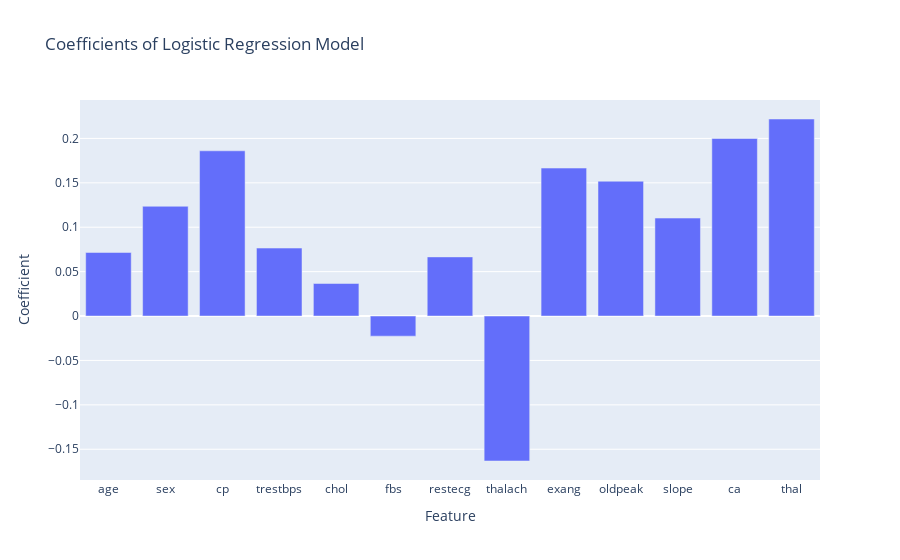

The notebook cell this image was saved under:
### Code cell
OR_df = pd.DataFrame(list(OR.items()), columns=['Feature', 'Coefficient'])

# Create a bar plot of the coefficients
fig = px.bar(OR_df, x='Feature', y='Coefficient', title='Coefficients of Logistic Regression Model')
fig.show()

### Figure 1 — Plotly figure (JSON) as saved in the notebook; plotly's stock layout.template omitted (floating-point values rounded to 4 significant figures)
{"data": [{"alignmentgroup": "True", "hovertemplate": "Feature=%{x}<br>Coefficient=%{y}<extra></extra>", "legendgroup": "", "marker": {"color": "#636efa", "pattern": {"shape": ""}}, "name": "", "offsetgroup": "", "orientation": "v", "showlegend": false, "textposition": "auto", "type": "bar", "x": ["age", "sex", "cp", "trestbps", "chol", "fbs", "restecg", "thalach", "exang", "oldpeak", "slope", "ca", "thal"], "xaxis": "x", "y": [0.07157, 0.1236, 0.1861, 0.07654, 0.03665, -0.02266, 0.06659, -0.1632, 0.1666, 0.1518, 0.1103, 0.1999, 0.2219], "yaxis": "y"}], "layout": {"autosize": true, "barmode": "relative", "legend": {"tracegroupgap": 0}, "title": {"text": "Coefficients of Logistic Regression Model"}, "xaxis": {"anchor": "y", "autorange": true, "domain": [0, 1], "range": [-0.5, 12.5], "title": {"text": "Feature"}, "type": "category"}, "yaxis": {"anchor": "x", "autorange": true, "domain": [0, 1], "range": [-0.1846, 0.2433], "title": {"text": "Coefficient"}, "type": "linear"}}}
